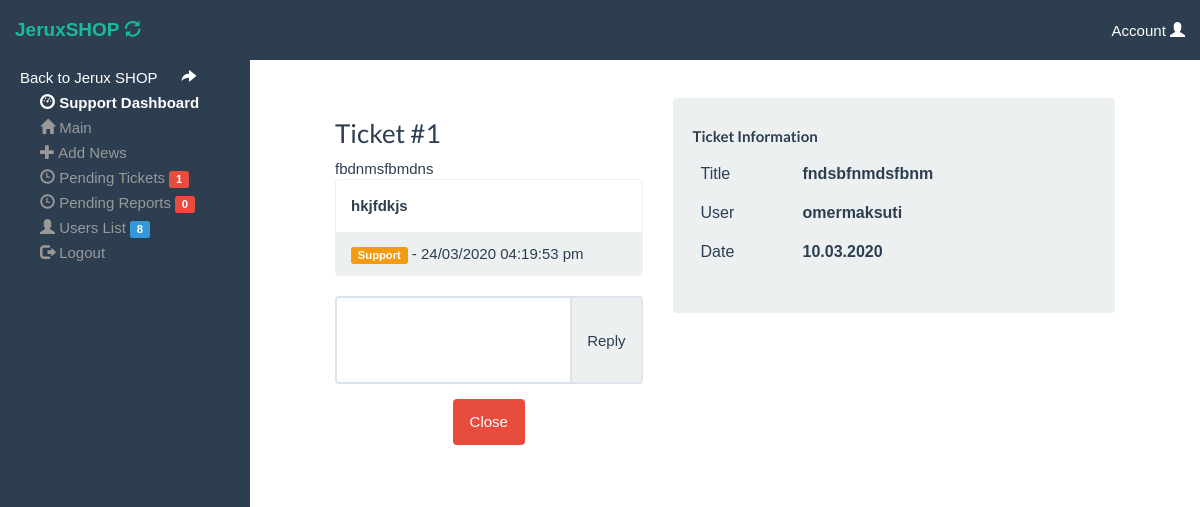
Screenshot of /support/viewt.php?id=1 (signed in) with the database file from the repository.
### tables this page shows
CREATE TABLE `ticket` (
  `id` int(11) NOT NULL,
  `uid` varchar(255) NOT NULL,
  `status` int(11) NOT NULL,
  `s_id` int(11) NOT NULL,
  `s_url` text NOT NULL,
  `memo` text NOT NULL,
  `acctype` int(11) NOT NULL,
  `admin_r` int(11) NOT NULL,
  `date` text NOT NULL,
  `subject` varchar(255) NOT NULL,
  `type` varchar(255) NOT NULL,
  `resseller` int(11) NOT NULL,
  `price` int(11) NOT NULL,
  `refounded` varchar(255) NOT NULL,
  `fmemo` text NOT NULL,
  `seen` int(11) NOT NULL,
  `lastreply` varchar(255) NOT NULL,
  `lastup` text NOT NULL
);

### support/viewt.php (the view, shortened to what this page needs)
    <link rel="stylesheet" type="text/css" href="css/tickets.css">
<?php
include "header.php";
$id = $_GET['id'];
$myid = mysqli_real_escape_string($dbcon, $id);
$get = mysqli_query($dbcon, "SELECT * FROM ticket WHERE id='$myid'");
$row = mysqli_fetch_assoc($get);
?>
<div id="page-content-wrapper">
            <div class="container-fluid">
            <div id="divPage">
<div class="form-group col-lg-5 ">
			<?php
			echo'			<h3>Ticket #'.$myid.'</h3>
  '.$row['memo'].'
 '; ?>
<form method="post">
<div class="input-group">
    <textarea class="form-control custom-control" rows="3" name="rep" style="resize:none" required></textarea>
    <span class="input-group-addon btn btn-primary" onclick="$(this).closest('form').submit();">Reply</span>
</div>
</form>
<?php
if(preg_match("#1#i",$row['status'])){
    echo '
<center> <a href="closeticket.php?id='.$myid.'" class="btn label-danger"><font color="white">Close</font></a></center>
'; }
 echo '
                    </div>
           ';
?>
</div></center>
            <div class="col-lg-7">
            <div class="bs-component">
              <div class="well well">
                <h5><b>Ticket Information</b></h5>
                  <table class="table">
                    <tbody><tr>
  <td>Title</td>
  <td><b></span> <?php echo $row['subject']; ?></b></td></tr><tr>
  <td>User</td>
  <td><b></span> <?php echo $row['uid']; ?></b></td></tr><tr>
   <td>Date</td>
  <td><b></span> <?php echo $row['date']; ?></b></td>
</tr>
                  </tbody></table>
          </div>
</div></div></div>
            </div>
            </div>

### support/assets/style.css (style rules this page uses)
#page-content-wrapper { width: 100%; position: absolute; padding: 15px; }
@media (min-width:768px) { #page-content-wrapper { padding: 20px; position: relative; } }

### support/viewt.php (style rules this page uses)
.ticket { white-space: pre-wrap; }

### rows the page displays
ticket: memo "fbdnmsfbmdns hkjfdkjs Support - 24/03/2020 04:19:53 pm", subject "fndsbfnmdsfbnm", uid "omermaksuti", date "10.03.2020"

### other values shown
$r11 "1"
$r11 "0"
$r11 "8"
$myid "1"
